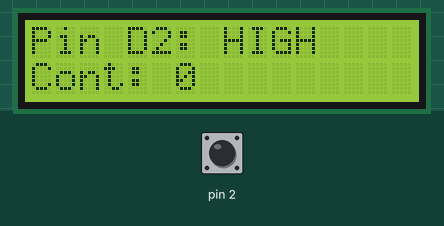
The sketch below on a simulated Arduino Uno, built with avr-gcc and run on an emulated ATmega328P. Parts: 16×2 character LCD. The inputs (shaded band) are chosen by the test bench; at power-on: pin 2 HIGH.

Above: at 1.2 s.
1.3 s: pin 2 pulled LOW for 1 s
At 1.58 s:
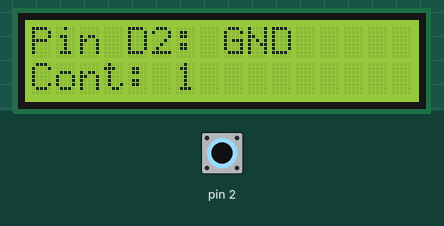
3.8 s: pin 2 pulled LOW for 0.25 s
At 4.5 s:
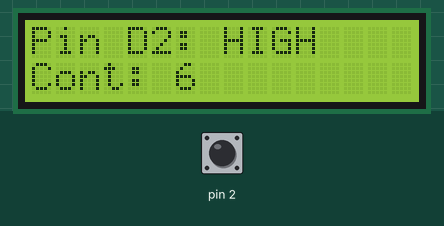
5.6 s: pin 2 pulled LOW for 0.25 s
At 6.9 s:
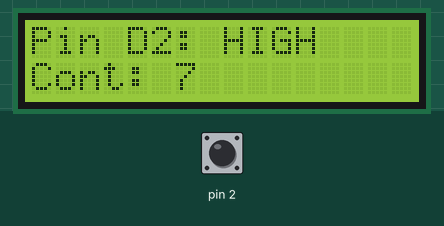
7.4 s: pin 2 pulled LOW for 1 s
At 9.2 s:
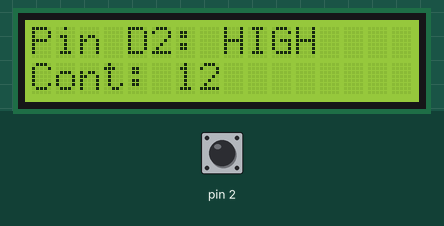
Timing chart, 0 to 10.7 s (numbered marks = the images above; inputs shaded):
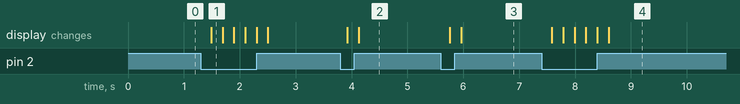

Measured:
- after the input at 1.3 s, the display: changes after 0.19 s (image 1)
- after the input at 3.8 s, the display: first changes after 0.13 s (image 2 shows a later state)
- after the input at 5.6 s, the display: first changes after 0.16 s (image 3 shows a later state)
- after the input at 7.4 s, the display: first changes after 0.18 s (image 4 shows a later state)

The sketch:

test-loop.ino
```cpp
#include <LiquidCrystal.h>

LiquidCrystal lcd(12, 11, 5, 4, 3, 13);
int contador = 0;

void setup() {
  lcd.begin(16, 2);
  pinMode(2, INPUT_PULLUP);
}

void loop() {
  lcd.setCursor(0, 0);
  lcd.print("Pin D2: ");

  if (digitalRead(2) == LOW) {
    lcd.print("GND ");
    contador++;
  } else {
    lcd.print("HIGH");
  }

  lcd.setCursor(0, 1);
  lcd.print("Cont: ");
  lcd.print(contador);
  lcd.print("   ");

  delay(200);
}
```
